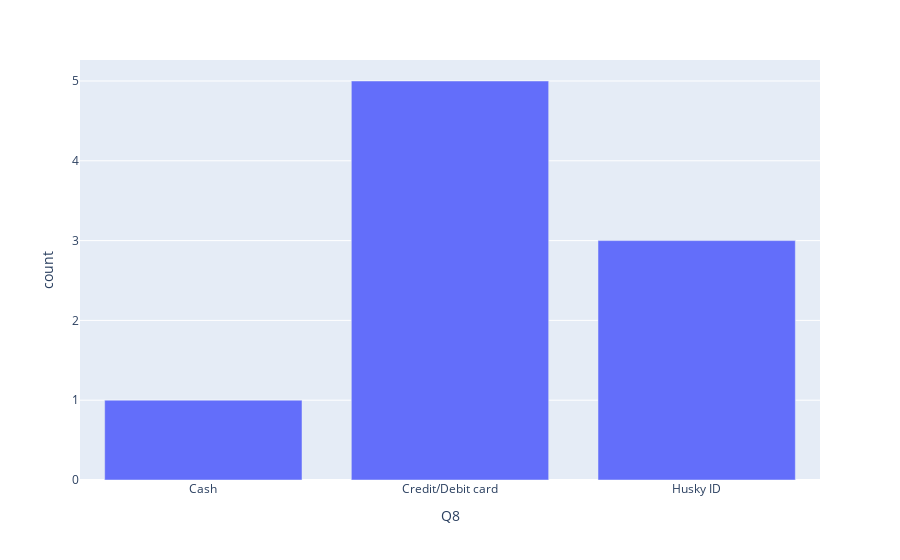

Notebook code cell kept with this figure:
### Code cell
vis4_data = counter(df_csv, 'Q8')
fig4 = px.bar(data_frame=vis4_data, x='Q8', y='count')
fig4.show()

### Figure 1 — Plotly figure (JSON) as saved in the notebook; plotly's stock layout.template omitted (floating-point values rounded to 4 significant figures)
{"data": [{"alignmentgroup": "True", "hovertemplate": "Q8=%{x}<br>count=%{y}<extra></extra>", "legendgroup": "", "marker": {"color": "#636efa", "pattern": {"shape": ""}}, "name": "", "offsetgroup": "", "orientation": "v", "showlegend": false, "textposition": "auto", "type": "bar", "x": ["Cash", "Credit/Debit card", "Husky ID"], "xaxis": "x", "y": [1, 5, 3], "yaxis": "y"}], "layout": {"barmode": "relative", "legend": {"tracegroupgap": 0}, "margin": {"t": 60}, "xaxis": {"anchor": "y", "domain": [0, 1], "title": {"text": "Q8"}}, "yaxis": {"anchor": "x", "domain": [0, 1], "title": {"text": "count"}}}}
